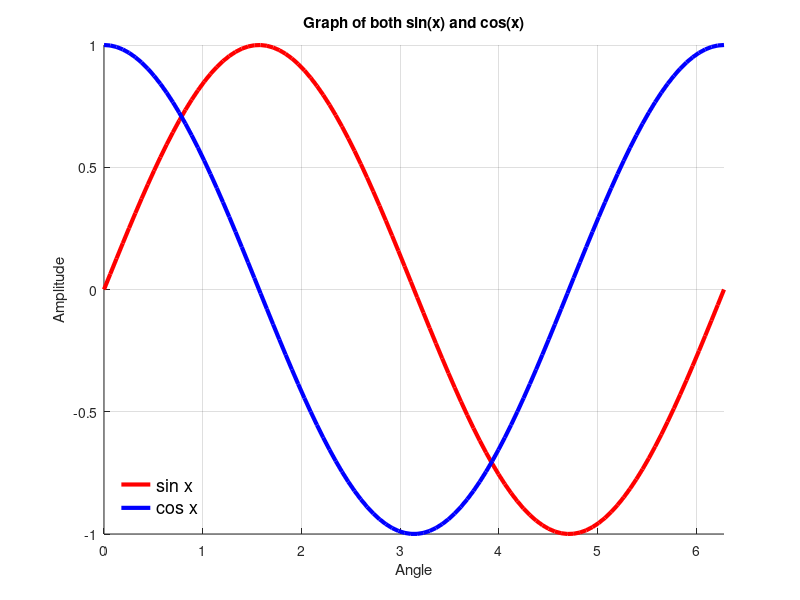

Write MATLAB code to recreate this figure.
% Name: Priyadarshan Ghosh
% Roll no.: 72
clc;
clf;
x=linspace(0,2*pi);
plot(x,sin(x),'r', 'linewidth', 3, x,cos(x), 'b', 'linewidth', 3)
axis([0, 2*pi, -1, +1]);
legend({'sin x','cos x'}, 'Location','southwest', 'FontSize',13);
legend('boxoff');
title('Graph of both sin(x) and cos(x)');
xlabel('Angle');
ylabel('Amplitude');
grid on;
box off;